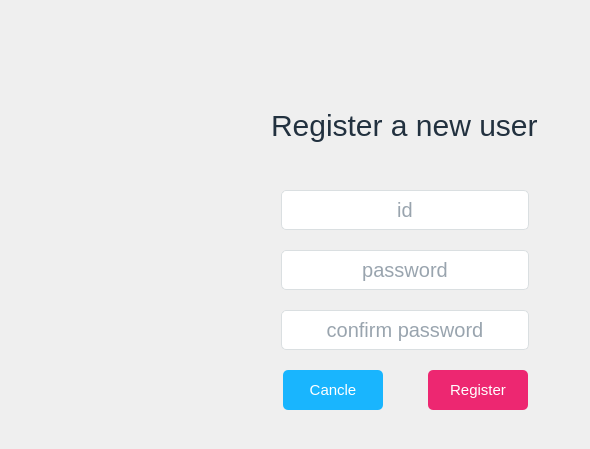
      <widget class="QWidget" name="regeisterPage">
       <widget class="QWidget" name="registerContainer" native="true">
        <property name="geometry">
         <rect>
          <x>230</x>
          <y>70</y>
          <width>351</width>
          <height>370</height>
         </rect>
        </property>
        <property name="minimumSize">
         <size>
          <width>0</width>
          <height>100</height>
         </size>
        </property>
        <layout class="QVBoxLayout" name="verticalLayout_6">
         <property name="spacing">
          <number>0</number>
         </property>
         <property name="leftMargin">
          <number>0</number>
         </property>
         <property name="topMargin">
          <number>0</number>
         </property>
         <property name="rightMargin">
          <number>0</number>
         </property>
         <property name="bottomMargin">
          <number>0</number>
         </property>
         <item alignment="Qt::AlignHCenter">
          <widget class="QLabel" name="label">
           <property name="styleSheet">
            <string notr="true">font-size:30px;
color:#22313F;
padding-top:20px;</string>
           </property>
           <property name="text">
            <string>Register a new user</string>
           </property>
          </widget>
         </item>
         <item>
          <widget class="QWidget" name="widget" native="true">
           <property name="minimumSize">
            <size>
             <width>0</width>
             <height>50</height>
            </size>
           </property>
           <layout class="QVBoxLayout" name="verticalLayout_5">
            <property name="spacing">
             <number>20</number>
            </property>
            <property name="leftMargin">
             <number>0</number>
            </property>
            <property name="topMargin">
             <number>30</number>
            </property>
            <property name="rightMargin">
             <number>0</number>
            </property>
            <property name="bottomMargin">
             <number>30</number>
            </property>
            <item alignment="Qt::AlignHCenter">
             <widget class="QLineEdit" name="registerID">
              <property name="minimumSize">
               <size>
                <width>248</width>
                <height>40</height>
               </size>
              </property>
              <property name="maximumSize">
               <size>
                <width>248</width>
                <height>40</height>
               </size>
              </property>
              <property name="focusPolicy">
               <enum>Qt::ClickFocus</enum>
              </property>
              <property name="styleSheet">
               <string notr="true">QLineEdit {
background-color:white;
border:1px solid #DADFE1;
border-radius:5px;
font-size: 20px;
color:#34495E;
}
QLineEdit:focus {
background-color: #E4F1FE;
}</string>
              </property>
              <property name="frame">
               <bool>true</bool>
              </property>
              <property name="alignment">
               <set>Qt::AlignCenter</set>
              </property>
              <property name="placeholderText">
               <string>id</string>
              </property>
              <property name="clearButtonEnabled">
               <bool>false</bool>
              </property>
             </widget>
            </item>
            <item alignment="Qt::AlignHCenter">
             <widget class="QLineEdit" name="registerPW">
              <property name="minimumSize">
               <size>
                <width>248</width>
                <height>40</height>
               </size>
              </property>
              <property name="maximumSize">
               <size>
                <width>248</width>
                <height>40</height>
               </size>
              </property>
              <property name="focusPolicy">
               <enum>Qt::ClickFocus</enum>
              </property>
              <property name="styleSheet">
               <string notr="true">QLineEdit {
background-color:white;
border:1px solid #DADFE1;
border-radius:5px;
font-size: 20px;
color:#34495E;
}
QLineEdit:focus {
background-color: #E4F1FE;
}</string>
              </property>
              <property name="echoMode">
               <enum>QLineEdit::PasswordEchoOnEdit</enum>
              </property>
              <property name="alignment">
               <set>Qt::AlignCenter</set>
              </property>
              <property name="placeholderText">
               <string>password</string>
              </property>
             </widget>
            </item>
            <item alignment="Qt::AlignHCenter">
             <widget class="QLineEdit" name="confirmPW">
              <property name="minimumSize">
               <size>
                <width>248</width>
                <height>40</height>
               </size>
              </property>
              <property name="maximumSize">
               <size>
                <width>248</width>
                <height>40</height>
               </size>
              </property>
              <property name="focusPolicy">
               <enum>Qt::ClickFocus</enum>
              </property>
              <property name="styleSheet">
               <string notr="true">QLineEdit {
background-color:white;
border:1px solid #DADFE1;
border-radius:5px;
font-size: 20px;
color:#34495E;
}
QLineEdit:focus {
background-color: #E4F1FE;
}</string>
              </property>
              <property name="echoMode">
               <enum>QLineEdit::PasswordEchoOnEdit</enum>
              </property>
              <property name="alignment">
               <set>Qt::AlignCenter</set>
              </property>
              <property name="placeholderText">
               <string>confirm password</string>
              </property>
             </widget>
            </item>
            <item>
             <layout class="QHBoxLayout" name="horizontalLayout_3">
              <property name="spacing">
               <number>0</number>
              </property>
              <property name="bottomMargin">
               <number>0</number>
              </property>
              <item>
               <spacer name="horizontalSpacer_5">
                <property name="orientation">
                 <enum>Qt::Horizontal</enum>
                </property>
                <property name="sizeHint" stdset="0">
                 <size>
                  <width>40</width>
                  <height>20</height>
                 </size>
                </property>
               </spacer>
              </item>
              <item>
               <widget class="QPushButton" name="registerCancle">
                <property name="minimumSize">
                 <size>
                  <width>100</width>
                  <height>40</height>
                 </size>
                </property>
                <property name="maximumSize">
                 <size>
                  <width>100</width>
                  <height>40</height>
                 </size>
                </property>
                <property name="cursor">
                 <cursorShape>PointingHandCursor</cursorShape>
                </property>
                <property name="styleSheet">
                 <string notr="true">QPushButton{
background-color:#19B5FE;
color:white;
font-size:15px;
border:none;
border-radius:5px;
}
QPushButton:hover{
background-color:#22A7F0;
}
QPushButton:pressed{
background-color:#167EFB;
}</string>
                </property>
                <property name="text">
                 <string>Cancle</string>
                </property>
               </widget>
              </item>
              <item>
               <spacer name="horizontalSpacer_7">
                <property name="orientation">
                 <enum>Qt::Horizontal</enum>
                </property>
                <property name="sizeType">
                 <enum>QSizePolicy::Fixed</enum>
                </property>
                <property name="sizeHint" stdset="0">
                 <size>
                  <width>45</width>
                  <height>20</height>
                 </size>
                </property>
               </spacer>
              </item>
              <item>
               <widget class="QPushButton" name="registerButton">
                <property name="minimumSize">
                 <size>
                  <width>100</width>
                  <height>40</height>
                 </size>
                </property>
                <property name="maximumSize">
                 <size>
                  <width>100</width>
                  <height>40</height>
                 </size>
                </property>
                <property name="cursor">
                 <cursorShape>PointingHandCursor</cursorShape>
                </property>
                <property name="styleSheet">
                 <string notr="true">QPushButton{
background-color:#ED2771;
color:white;
font-size:15px;
border:none;
border-radius:5px;
}
QPushButton:hover {
background-color:#DB0A5B;
}
QPushButton:pressed {
background-color:#953163;
}</string>
                </property>
                <property name="text">
                 <string>Register</string>
                </property>
               </widget>
              </item>
              <item>
               <spacer name="horizontalSpacer_6">
                <property name="orientation">
                 <enum>Qt::Horizontal</enum>
                </property>
                <property name="sizeHint" stdset="0">
                 <size>
                  <width>40</width>
                  <height>20</height>
                 </size>
                </property>
               </spacer>
              </item>
             </layout>
            </item>
           </layout>
          </widget>
         </item>
        </layout>
       </widget>
      </widget>
